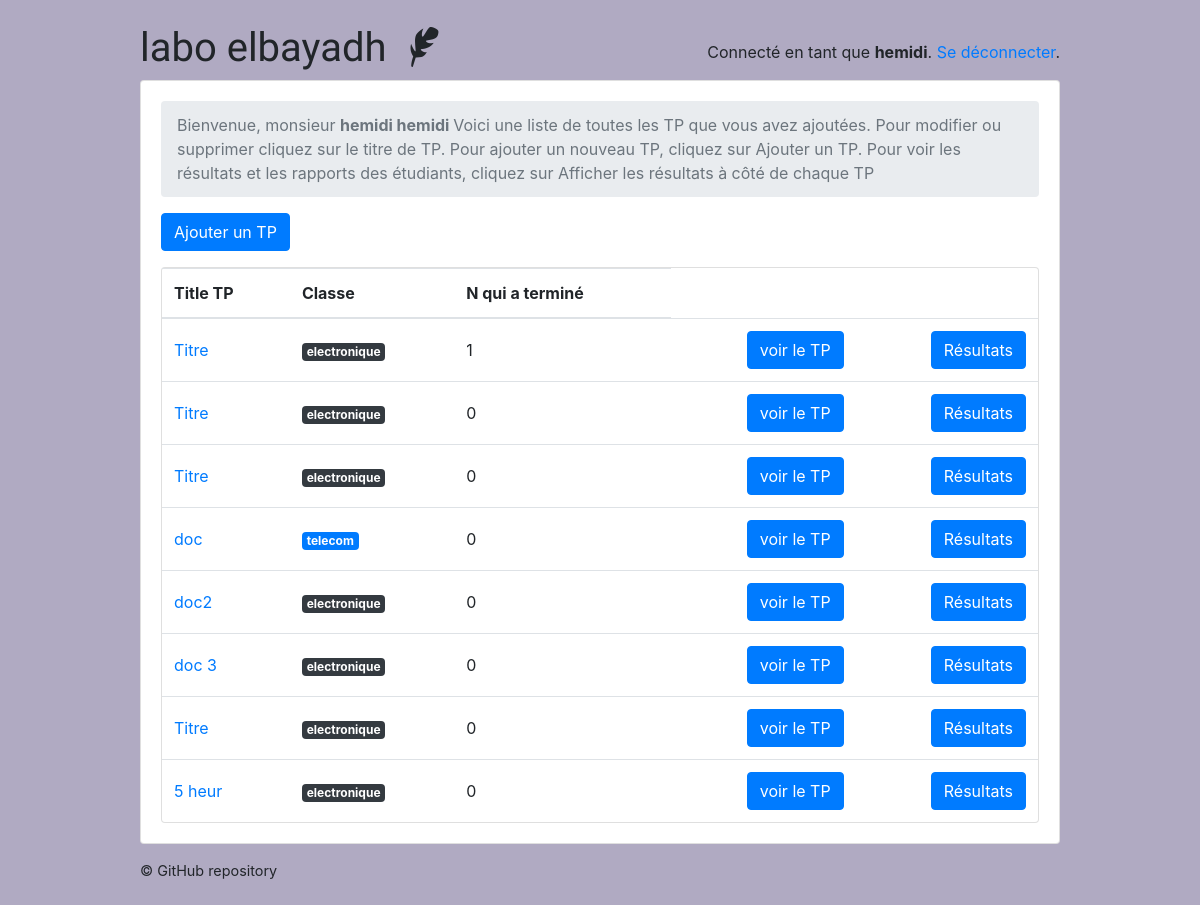
/teachers/ (signed in), run on an earlier commit of the app's database.
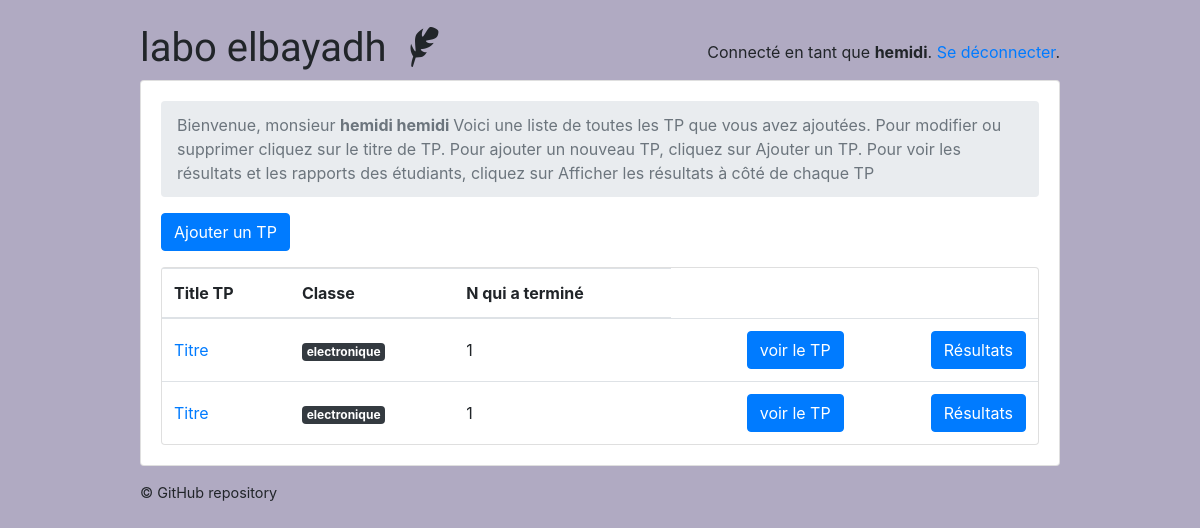
And on a later commit of the database.
### classroom/models.py (models this page shows, shortened)
class User(AbstractUser ):
    is_student = models.BooleanField(default=False )
    is_teacher = models.BooleanField(default=False)
    date_of_birth = models.DateField(default='1994-03-16')
    EQUIRED_FIELDS = ['date_of_birth']

class Quiz(models.Model):
    owner = models.ForeignKey(User, on_delete=models.CASCADE, related_name='quizzes')
    name = models.CharField(max_length=255 , default='Titre' , verbose_name= 'Titre TP',)
    subject = models.ForeignKey(Subject, on_delete=models.CASCADE, related_name='quizzes', verbose_name= 'les filières',)
    type_tp_posible = (
        ('redressement et filtrage ', 'redressement et filtrage '),
        ('filtrage RC', 'filtrage RC'),
    )
    type_tp = models.CharField(max_length=500 ,choices=type_tp_posible , verbose_name= 'Type de circuit électrique')
    description = models.TextField( max_length=500 , verbose_name= 'Description de TP ')
    module = models.CharField(max_length=255, default='Matière' , verbose_name= 'Matière' )
    Temps_TP = models.IntegerField(default=5 , verbose_name= 'Temps de TP min')
    temps_cal = models.IntegerField(default=12 , verbose_name= 'L interval temporel de calendrier (À l\'heure)')
    email_cad = models.BooleanField(default=False ,verbose_name='Envoyer  des notifications   au étudiants  par email' )

class Subject(models.Model):
    name = models.CharField(max_length=30)
    color = models.CharField(max_length=7, default='#007bff')
    def get_html_badge(self):
        name = escape(self.name)
        color = escape(self.color)
        html = '<span class="badge badge-primary" style="background-color: %s">%s</span>' % (color, name)
        return mark_safe(html)

### classroom/views/teachers.py (the view)
# urls.py: path('', students.QuizListView.as_view(), name='quiz_list'),
@method_decorator([login_required, teacher_required], name='dispatch')
class QuizListView(ListView):
    model = Quiz
    ordering = ('name', )
    context_object_name = 'quizzes'
    template_name = 'classroom/teachers/quiz_change_list.html'
    def get_queryset(self):
        queryset = self.request.user.quizzes \
            .select_related('subject') \
            .annotate(questions_count=Count('questions', distinct=True)) \
            .annotate(taken_count=Count('taken_quizzes', distinct=True))
        return queryset

### classroom/templates/classroom/teachers/quiz_change_list.html
{% extends 'base.html' %}
{% block content %}
  <nav aria-label="breadcrumb">
    <ol class="breadcrumb">
      <li class="breadcrumb-item active" aria-current="page">Bienvenue, monsieur <strong> {{user.first_name  }} {{user.last_name}} </strong> Voici une liste de toutes les TP que vous avez ajoutées. Pour modifier ou supprimer cliquez sur le titre de TP. Pour ajouter un nouveau TP, cliquez sur Ajouter un TP.
 Pour voir les résultats et les rapports des étudiants, cliquez sur Afficher les résultats à côté de chaque TP</li>
    </ol>
  </nav>
  <a href="{% url 'teachers:quiz_add' %}" class="btn btn-primary mb-3" role="button">Ajouter un TP</a>
  <div class="card">
    <table class="table mb-0">
      <thead>
        <tr>
          <th>Title TP</th>
          <th>Classe</th>
          <th>N qui a terminé </th>
        </tr>
      </thead>
      <tbody>
        {% for quiz in quizzes %}
          <tr>
            <td class="align-middle"><a href="{% url 'teachers:quiz_change' quiz.pk %}">{{ quiz.name }}</a></td>
            <td class="align-middle">{{ quiz.subject.get_html_badge }}</td>
            <td class="align-middle">{{ quiz.taken_count }}</td>
            <td class="text-right">
              <a href="{% url 'teachers:take_tp_teacher' quiz.pk %}" class="btn btn-primary">voir le TP</a>
            </td>
            <td class="text-right">
              <a href="{% url 'teachers:quiz_results' quiz.pk %}" class="btn btn-primary">Résultats</a>
            </td>
          </tr>
        {% empty %}
          <tr>
            <td class="bg-light text-center font-italic" colspan="5">You haven't created any quiz yet.</td>
          </tr>
        {% endfor %}
      </tbody>
    </table>
  </div>
{% endblock %}

### templates/base.html (shortened to what this page needs)
{% load static %}<!doctype html>
<html lang="en">
  <head>
    <link rel="stylesheet" href="https://maxcdn.bootstrapcdn.com/bootstrap/4.0.0/css/bootstrap.min.css">
    <link rel="stylesheet" type="text/css" href="{% static 'vendor/fontello-2f186091/css/fontello.css' %}">
    <link rel="stylesheet" type="text/css" href="{% static 'css/app.css' %}">
    <link rel="stylesheet" type="text/css" href="{% static 'css/hemidi.css' %}">
    <link rel="stylesheet" type="text/css" href="{% static 'css/fl.css' %}">
    {% if user.is_authenticated and user.is_teacher %}
      <link rel="stylesheet" type="text/css" href="{% static 'css/teachers.css' %}">
    {% else %}
      <link rel="stylesheet" type="text/css" href="{% static 'css/students.css' %}">
    {% endif %}
  </head>
  <body>
    <div class="container my-4">
      <div class="row justify-content-center">
        <div class="col-md-10 col-sm-12">
          <div class="row">
            <div class="col-6">
              <h1 class="logo">
                <a href="{% url 'home' %}">
                  labo elbayadh
                  {% if user.is_authenticated %}
                    {% if user.is_teacher %}
                      <span class="icon-feather" data-toggle="tooltip" data-placement="right" title="Teacher profile"></span>
                    {% else %}
                      <span class="icon-graduation-cap" data-toggle="tooltip" data-placement="right" title="Student profile"></span>
                    {% endif %}
                  {% endif %}
                </a>
              </h1>
            </div>
            <div class="col-6 text-right">
              {% if user.is_authenticated %}
                <p class="pt-3">Connecté en tant que <strong>{{ user.last_name }}</strong>. <a href="{% url 'logout' %}">Se déconnecter</a>.</p>
              {% else %}
                <a href="{% url 'login' %}" class="btn btn-light" role="button">Log in</a>
                <a href="{% url 'signup' %}" class="btn btn-primary" role="button">Sign up</a>
              {% endif %}
            </div>
          </div>
          <div class="card mb-3">
            <div class="card-body">
              {% block content %}
              {% endblock %}
            </div>
          </div>
          <footer>
            <a href="https://github.com/hemid32/django_labo">© GitHub repository</a>
          </footer>
        </div>
      </div>
    </div>
  </body>
</html>

### static/css/app.css (style rules this page uses)
.logo { font-family: 'Clicker Script', cursive; }
.logo a { color: #212529; text-decoration: none; }
footer { font-size: .9rem; }
footer a { color: #212529; }

### static/css/teachers.css (style rules this page uses)
body { background-color: #b0aac2; }

What changed in the data, as far as the page shows it:
removed Quiz: name "Titre", subject.get_html_badge "electronique", taken_count "0"
removed Quiz: name "Titre", subject.get_html_badge "electronique", taken_count "0"
removed Quiz: name "doc", subject.get_html_badge "telecom", taken_count "0"
removed Quiz: name "doc2", subject.get_html_badge "electronique", taken_count "0"
removed Quiz: name "doc 3", subject.get_html_badge "electronique", taken_count "0"
removed Quiz: name "Titre", subject.get_html_badge "electronique", taken_count "0"
removed Quiz: name "5 heur", subject.get_html_badge "electronique", taken_count "0"
added Quiz: name "Titre", subject.get_html_badge "electronique", taken_count "1"
